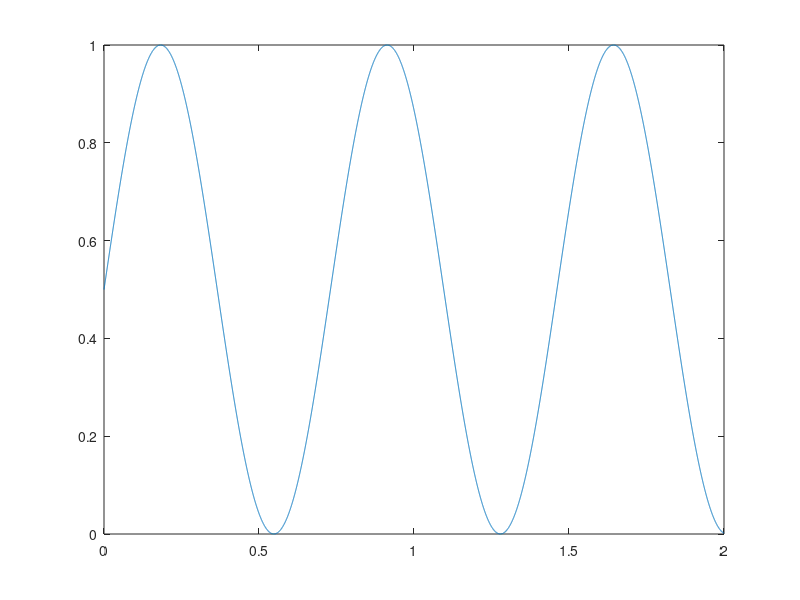

The MATLAB source for this figure: (Note: this script raises an error after producing the figure.)
%% EMR MTU Model
clear vars;

%% Hill Model

% FL active component function
FLactFunc = @(b,x) exp(-(((x-b(2))-1)./b(1)).^2);

% Variables
hz = 500; % sample rate in samples/s
nsamp = linspace(0,1000,10e3); % number of samples
t = nsamp./hz; % time in seconds
w = 8.6; % cycle frequency in rad/s
A = 0.5; % amplitude of x
x = A.*sin(w.*t) + 0.5; % L/Lopt
v = A.*w.*cos(w*t); % Lengths/sec
plot(t,x)

b1 = 0.25; % FLact
b2 = 0; % FLact
b = [b1,b2];
p1 = 4; % FLpas
p2 = 1; % FLpas
p = [p1,p2];

Fmax = 1; % maximum force in N
cmax = 1.8; % asymptote as v approaches -inf
vmax = 10; % maximum velocity within range Wakeling (2012), Josephson (1993)
c1 = 0.29; % from Biewener et al. (2014)
c2 = 1; % overall curvature of FV
fvc = [c1,c2,cmax,vmax];

d = 50; % activation delay, in ms
gam1 = -0.993; % activation
gam2 = -0.993; % activation

% Lu et al. (2011)
FV_lu = FV4param(fvc,v); % Force-velocity
plot(v,FV_lu)
xlim([-1 1])
ylim([0 1.8])

FLpas_lu = FLpasFunc(p,x); % FL passive
plot(x,FLpas_lu)

FLact_lu = FLactFunc(b,x); % FL active
plot(x,FLact_lu)
hold off;

%% Vectors for dummy work loops

% Neural excitation, vector of zeros except one chunk which is 1s
u = zeros(1,10e3);
u(300:800) = 1;
plot(u)
xlim([0 3000])
ylim([0 1.2])
hold on;

%% Activation function
a = activationODE2(u,d,gam1,gam2);
plot(a)
hold off;

%% Hill function

% Vector for all Hill constants
C = [b1,b2,p1,p2,c1,c2,cmax,vmax,Fmax];

figure()
hilltest = hill(x,v,a,C);
plot(x,hilltest)

%% Tendon Stuff

%Constants
k = 5; % spring constant
M = 5; % mass
simTime = 10; %seconds
dt = 0.1; % time step should be small: the smaller, the more accurate
t2 = 0:dt:simTime; % time divided into time steps
niter = length(t2);

%Initial Conditions
x0 = [2,0]; % muscle [position,velocity]
l0 = [3,0]; % MTU [position,velocity]

%Preallocate for loop
xm = [x0(1), zeros(1,niter-1)]; % muscle length
vm = [x0(2), zeros(1,niter-1)]; % muscle velocity

lmt = [l0(1), zeros(1,niter-1)]; % MTU length
vmt = [l0(2), zeros(1,niter-1)]; % MTU velocity -- we should know this as an input

% either need to solve for acceleration or pull velocity from hill model,
% or solve for velocity in some other way

% Need vm to solve for F(i) needed in minimization.
% HOW to get Ft(i) for minimization w/o solving for it first?

Ft = [k.*(l0(1)-x0(1)), zeros(1,niter-1)]; % tendon force, equal to Fm
dFt = [k.*(l0(2)-x0(2)), zeros(1,niter-1)]; % derivative of Ft or Fm

% dFt(i) = (k.*(lmt(i+1)-xm(i+1)-lmt(i)+xm(i)))./dt;
% Ft(i) = Ft(i-1) + dFt(i-1)*dt;
% vm(i) = vm(i-1) + am(i-1)*dt;
% vmt(i) = vmt(i-1) + amt(i-1)*dt;

for i = 2:niter
    xm(i) = xm(i-1) + vm(i-1)*dt;
    lmt(i) = lmt(i-1) + vmt(i-1)*dt;
    Ft(i) = k.*(lmt(i-1)-xm(i-1));
end

figure()
plot(xm,Ft)

%% Finding vm with minimization

% Bounds
lb = 0;
ub = 20;

% Initial conditions
x0 = [2,1]; % muscle [position,velocity]
l0 = [3,1]; % MTU [position,velocity]
v0 = 1;

% Preallocate
k = 5; % spring constant
xm = [x0(1), zeros(1,niter-1)]; % muscle length
vm = [x0(2), zeros(1,niter-1)]; % muscle velocity
lmt = [l0(1), zeros(1,niter-1)]; % MTU length
vmt = [l0(2), zeros(1,niter-1)]; % MTU velocity
Ft = [k(lmt-xm), zeros(1,niter-1)]; % tendon force, equal to Fm
dFt = [k(vmt-vm), zeros(1,niter-1)]; % derivative of Ft or Fm

% Fvmin = Ft-hill
% Ft = kx

% Minimization

for i = 1:niter
    %Define function
    Fvmin = @(x,v,a,C) k*x - hill(x,v,a,C)
    %Define initial conditions
    x0
    %Minimize
    vmin = fmincon(Fvmin,v0,[],[],[],[],lb,ub);
end

%% Finding vm with brute force

% Fbrute = k(l-x) - hill(x,v,a,C)

vrange = linspace(-20,20,1000)
time = 10; % seconds
dt = 0.1; % time step
t3 = 0:dt:time;
n = length(t3);

A2 = 1; % amplitude of x
lmt = A2.*sin(w.*t); % MTU length
plot(t,lmt)

% Initial conditions
x0 = [2,0]; % muscle [position,velocity]
l0 = [3,0]; % MTU [position,velocity]

% Preallocate
k = 5; % spring constant
xm = [x0(1), zeros(1,niter-1)]; % muscle length
vm = [x0(2), zeros(1,niter-1)]; % muscle velocity

lmt = sin % MTU length
vmt = [l0(2), zeros(1,niter-1)]; % MTU velocity

% want value of vrange that corresponds to the value of Fbrute that's closest to 0
vmin = min(abs(Fbrute));

for i = 2:n
    xm(i) = xm(i-1) + vm(i-1)*dt;
    lmt(i) = lmt(i-1) + vmt(i-1)*dt;
    Fbrute(i) = k.*(lmt(i-1)-xm(i-1)) - hill(x,vrange,a,C);
end


%% More functions

%Passive force-length curve function
function [y] = FLpasFunc(p,x)
    y = p(1).*(x-p(2)).^2;
    y(x<p(2)) = 0;
end
